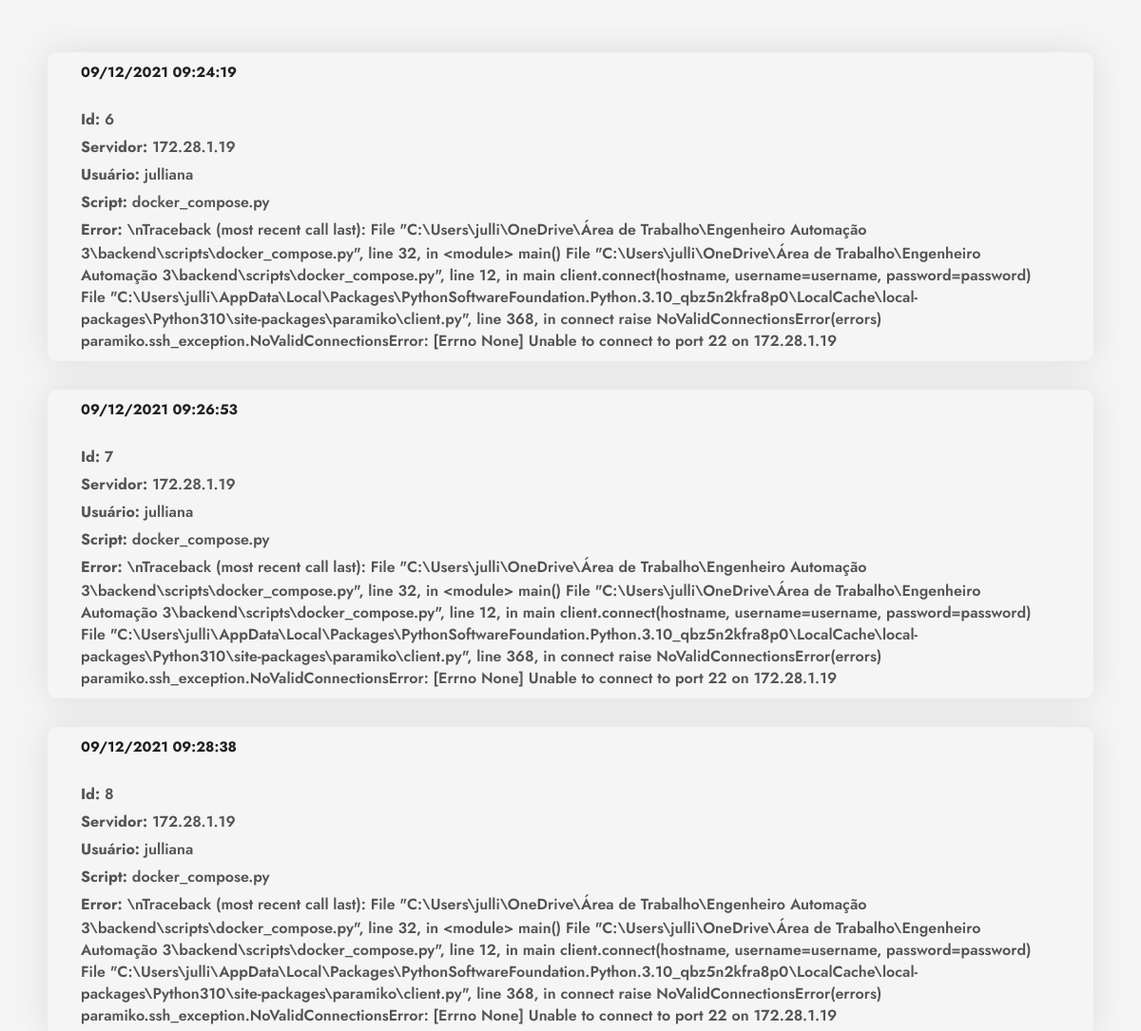
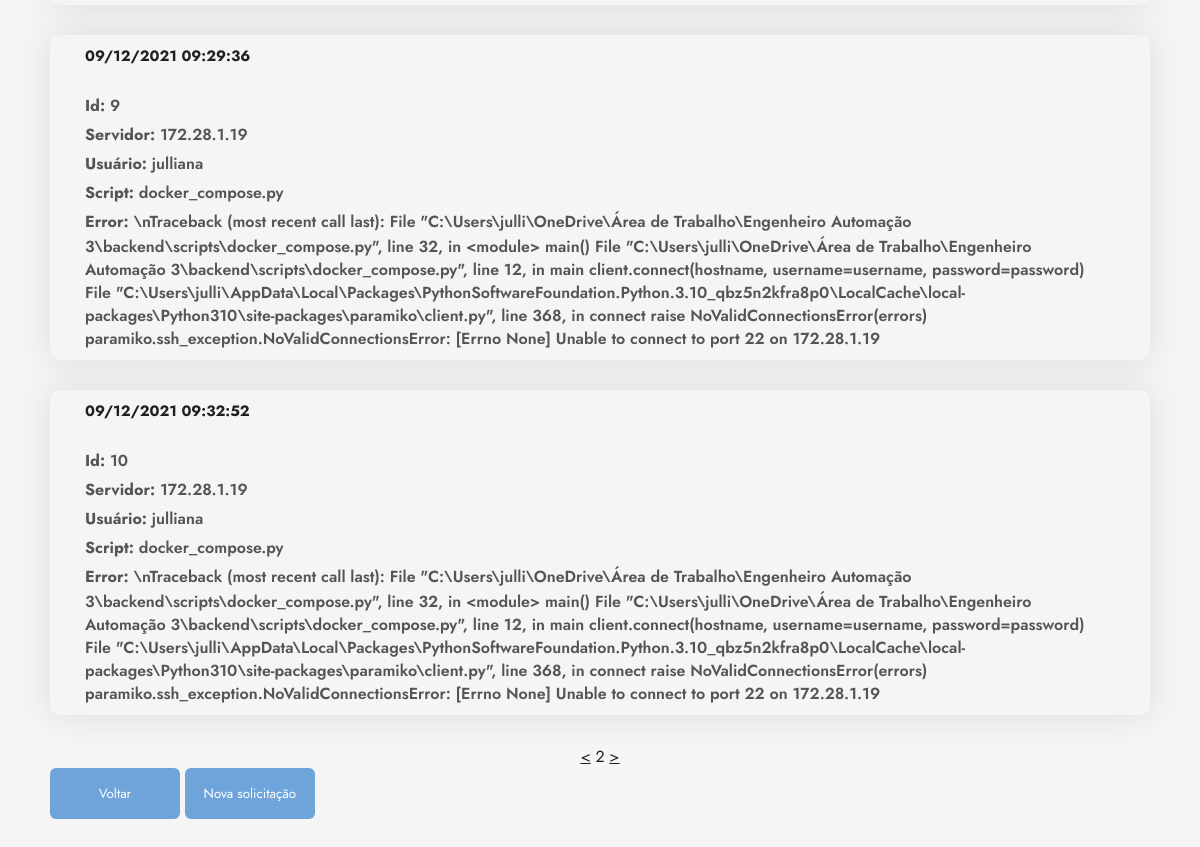
Page /backend/historico/?page=2 (signed in) on the committed database (2 pictures, top to bottom).
### backend/models.py (models this page shows, shortened)
class Historico(models.Model):
    servidor = models.CharField(max_length=50)
    usuario = models.CharField(max_length=50)
    script = models.CharField(max_length=50)
    terminal = models.CharField(max_length=5000)
    data = models.DateTimeField()
    error = models.CharField(max_length=5000)

### backend/views.py (the view)
# urls.py: path('historico/', views.ListaHistorico.as_view()),
class ListaHistorico(generics.ListAPIView):
    queryset = Historico.objects.all()
    serializer_class = HistoricoSerializer
    authentication_classes = [SessionAuthentication, BasicAuthentication]
    permission_classes = [IsAuthenticated]
    def list(self, request, *args, **kwargs):
        queryset = self.get_queryset()
        serializer = HistoricoSerializer(queryset, many=True)
        lista = serializer.data
        for i in lista:
            data = i['data'].replace('T', ' ')
            data = re.sub(r"[a-zA-Z]", "", data)
            data = datetime.fromisoformat(data)
            i['data'] = data.strftime('%d/%m/%Y %H:%M:%S')
        p = Paginator(lista, 5)  # creating a paginator object
        page_number = request.GET.get('page')
        try:
            page_obj = p.get_page(page_number)  # returns the desired page object
        except PageNotAnInteger:
            page_obj = p.page(1)
        except EmptyPage:
            page_obj = p.page(p.num_pages)
        return render(request, 'frontend/historico.html', {'page_obj':page_obj})

### frontend/templates/frontend/historico.html (shortened to what this page needs)
<!DOCTYPE html>
{% load static %}
<html>
  <head>
  </head>
  <body>
    <div class="wrapper">
      <div class="form">
        <link rel="stylesheet" href="https://cdnjs.cloudflare.com/ajax/libs/material-design-iconic-font/2.2.0/css/material-design-iconic-font.min.css" />
        <div class="container">
                    <div class="row">
                        <div class="col-lg-10 mx-auto">
                            <div class="career-search mb-60">
                                <div class="filter-result">
                                    {% for i in page_obj %}
                                    <div class="job-box d-md-flex align-items-center justify-content-between mb-30">
                                        <div class="job-left my-4 d-md-flex align-items-center flex-wrap">
                                            <div class="job-content">
                                                <h5 class="text-center text-md-left" style="font-size: 15px;"> {{i.data}}</h5><br>
                                                <ul class="d-md-flex flex-wrap text-capitalize ff-open-sans">
                                                    <li class="mr-md-4">
                                                         <b>Id:</b> {{i.id}}
                                                    </li>
                                                    <li class="mr-md-4">
                                                         <b>Servidor:</b> {{i.servidor}}
                                                    </li>
                                                    <li class="mr-md-4">
                                                         <b>Usuário:</b> {{i.usuario}}
                                                    </li>
                                                    <li class="mr-md-4">
                                                         <b>Script:</b> {{i.script}}
                                                    </li>
                                                    {% if i.terminal == '\n' %}
                                                    <li class="mr-md-4">
                                                         <b>Error:</b> {{i.error}}
                                                    </li>
                                                    {% else %}
                                                    <li class="mr-md-4">
                                                        <i class="zmdi zmdi-arrow-right mr-2"></i> <b>Terminal:</b> {{i.terminal}}
                                                    </li>
                                                    {% endif %}
                                                </ul>
                                            </div>
                                        </div>
                                    </div> {% endfor %}
                                </div>
                            </div>
                        </div>
                    </div>
                </div>
        <center>
            {%if page_obj.has_previous %}
                <a href="?page={{page_obj.previous_page_number}}"><</a>
            {% endif %}
            <span>{{page_obj.number}}</span>
            {%if page_obj.has_next %}
                <a href="?page={{page_obj.next_page_number}}">></a>
            {% endif %}
        </center>
        <div class="input_wrap" style="padding-bottom: 50px;">
          <button type="submit" onclick="javascript:location.href='/'" style=" padding: 15px; width: 130px;; border: 1px solid transparent;border-radius: 6px;background-color: #3280ceb0;color: white;cursor: pointer;">
            Voltar
          </button>
          <button type="submit"  onclick="javascript:location.href='/'" style=" padding: 15px; width: 130px;; border: 1px solid transparent;border-radius: 6px;background-color: #3280ceb0;color: white;cursor: pointer;">
            Nova solicitação
          </button>
        </div>
      </div>
    </div>
  </body>
</html>

### frontend/templates/frontend/historico.html (style rules this page uses)
* { margin: 0; padding: 0; box-sizing: border-box; font-family: 'Jost', sans-serif; outline: none; color: #202020; }
body { background: linear-gradient(to right, #8ec2e5, #6086f1); }
.wrapper { min-height: 50vh; display: flex; justify-content: center; align-items: center; }
.form { width: 1500px; height: 700px; padding: 35px 50px; border-radius: 10px; }
.form .input_wrap { margin-bottom: 20px; width: 600px; position: relative; }
.form .input_wrap:last-child { margin-bottom: 0; }
body { background:#f5f5f5; margin-top:20px; }
.filter-result .job-box { -webkit-box-shadow: 0 0 35px 0 rgba(130, 130, 130, 0.2); box-shadow: 0 0 35px 0 rgba(130, 130, 130, 0.2); border-radius: 10px; padding: 10px 35px; }
ul { list-style: none; }
.job-content ul li { font-weight: 600; opacity: 0.75; border-bottom: 1px solid #ccc; padding: 10px 5px; }
@media (min-width: 768px) { .job-content ul li { border-bottom: 0; padding: 0; } }
.mb-30 { margin-bottom: 30px; }

### rows in the picture
Historico: servidor "172.28.1.19", usuario "julliana", script "docker_compose.py", error "\\nTraceback (most recent call last): File \"C:\\Users\\julli\\OneDrive\\Área de Trabalho\\Engenheiro Automação 3\\backend\\scripts\\docker_compose.py\", line 32, in <module> main() File \"C:\\Users\\julli\\OneDrive\\Área de Trabalho\\Engenheiro Automação 3\\backend\\scripts\\docker_compose.py\", line 12, in main client.connect(hostname, username=username, password=password) File \"C:\\Users\\julli\\AppData\\Local\\Packages\\PythonSoftwareFoundation.Python.3.10_qbz5n2kfra8p0\\LocalCache\\local-packages\\Python310\\site-packages\\paramiko\\client.py\", line 368, in connect raise NoValidConnectionsError(errors) paramiko.ssh_exception.NoValidConnectionsError: [Errno None] Unable to connect to port 22 on 172.28.1.19"
Historico: servidor "172.28.1.19", usuario "julliana", script "docker_compose.py", error "\\nTraceback (most recent call last): File \"C:\\Users\\julli\\OneDrive\\Área de Trabalho\\Engenheiro Automação 3\\backend\\scripts\\docker_compose.py\", line 32, in <module> main() File \"C:\\Users\\julli\\OneDrive\\Área de Trabalho\\Engenheiro Automação 3\\backend\\scripts\\docker_compose.py\", line 12, in main client.connect(hostname, username=username, password=password) File \"C:\\Users\\julli\\AppData\\Local\\Packages\\PythonSoftwareFoundation.Python.3.10_qbz5n2kfra8p0\\LocalCache\\local-packages\\Python310\\site-packages\\paramiko\\client.py\", line 368, in connect raise NoValidConnectionsError(errors) paramiko.ssh_exception.NoValidConnectionsError: [Errno None] Unable to connect to port 22 on 172.28.1.19"
Historico: servidor "172.28.1.19", usuario "julliana", script "docker_compose.py", error "\\nTraceback (most recent call last): File \"C:\\Users\\julli\\OneDrive\\Área de Trabalho\\Engenheiro Automação 3\\backend\\scripts\\docker_compose.py\", line 32, in <module> main() File \"C:\\Users\\julli\\OneDrive\\Área de Trabalho\\Engenheiro Automação 3\\backend\\scripts\\docker_compose.py\", line 12, in main client.connect(hostname, username=username, password=password) File \"C:\\Users\\julli\\AppData\\Local\\Packages\\PythonSoftwareFoundation.Python.3.10_qbz5n2kfra8p0\\LocalCache\\local-packages\\Python310\\site-packages\\paramiko\\client.py\", line 368, in connect raise NoValidConnectionsError(errors) paramiko.ssh_exception.NoValidConnectionsError: [Errno None] Unable to connect to port 22 on 172.28.1.19"
Historico: servidor "172.28.1.19", usuario "julliana", script "docker_compose.py", error "\\nTraceback (most recent call last): File \"C:\\Users\\julli\\OneDrive\\Área de Trabalho\\Engenheiro Automação 3\\backend\\scripts\\docker_compose.py\", line 32, in <module> main() File \"C:\\Users\\julli\\OneDrive\\Área de Trabalho\\Engenheiro Automação 3\\backend\\scripts\\docker_compose.py\", line 12, in main client.connect(hostname, username=username, password=password) File \"C:\\Users\\julli\\AppData\\Local\\Packages\\PythonSoftwareFoundation.Python.3.10_qbz5n2kfra8p0\\LocalCache\\local-packages\\Python310\\site-packages\\paramiko\\client.py\", line 368, in connect raise NoValidConnectionsError(errors) paramiko.ssh_exception.NoValidConnectionsError: [Errno None] Unable to connect to port 22 on 172.28.1.19"
Historico: servidor "172.28.1.19", usuario "julliana", script "docker_compose.py", error "\\nTraceback (most recent call last): File \"C:\\Users\\julli\\OneDrive\\Área de Trabalho\\Engenheiro Automação 3\\backend\\scripts\\docker_compose.py\", line 32, in <module> main() File \"C:\\Users\\julli\\OneDrive\\Área de Trabalho\\Engenheiro Automação 3\\backend\\scripts\\docker_compose.py\", line 12, in main client.connect(hostname, username=username, password=password) File \"C:\\Users\\julli\\AppData\\Local\\Packages\\PythonSoftwareFoundation.Python.3.10_qbz5n2kfra8p0\\LocalCache\\local-packages\\Python310\\site-packages\\paramiko\\client.py\", line 368, in connect raise NoValidConnectionsError(errors) paramiko.ssh_exception.NoValidConnectionsError: [Errno None] Unable to connect to port 22 on 172.28.1.19"

### other values in the picture
{{ i.data }} "09/12/2021 09:24:19" "09/12/2021 09:26:53" "09/12/2021 09:28:38" "09/12/2021 09:29:36" "09/12/2021 09:32:52"
{{ i.id }} "6" "7" "8" "9" "10"
{{ page_obj.number }} "2"
